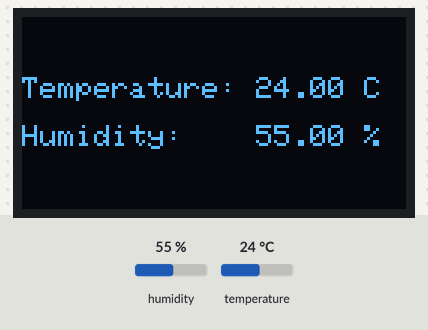
Bench run of a program on a simulated ESP8266 (NodeMCU). Parts: 128×64 one-colour display. Inputs (shaded band) come from the test bench; at power-on: humidity 55 %, temperature 24 °C. What the program prints to the serial monitor is not drawn.

Above: at 1.2 s.
1.3 s: humidity set to 22 %
At 5.4 s:
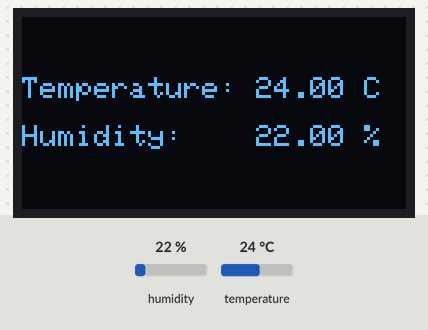
7.3 s: temperature set to 12 °C
At 11.5 s:
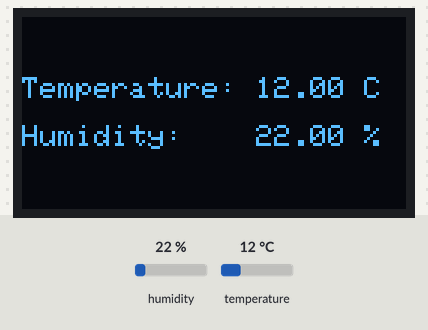
13.3 s: humidity set to 40 %
At 16.4 s:
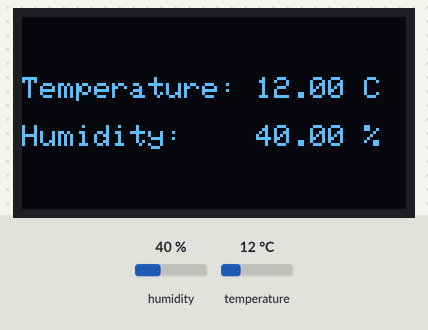
19.3 s: temperature set to 19 °C
Timing chart, 0 to 22.3 s (numbered marks = the images above; inputs shaded):
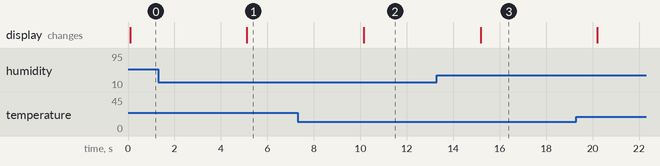

The program:

main.cpp
```cpp
#include <Arduino.h>
#include <Adafruit_Sensor.h>
#include <DHT_U.h>
#include <Adafruit_SSD1306.h>

#define SCREEN_WIDTH 128 // 屏幕宽度
#define SCREEN_HEIGHT 64 // 屏幕高度

#define OLED_MOSI  12   // D1
#define OLED_CLK   14   // D0
#define OLED_DC    0
#define OLED_CS    4
#define OLED_RESET 2

#define DHTTYPE DHT11   // DHT 11 (AM2302)
#define DHTPIN 5        // DHT 引脚

// 温湿度传感器实例
DHT_Unified dht(DHTPIN, DHTTYPE);

// 创建 SSD1306 实例
Adafruit_SSD1306 display(SCREEN_WIDTH, SCREEN_HEIGHT,
                         OLED_MOSI, OLED_CLK, OLED_DC, OLED_RESET, OLED_CS);

uint32_t delayMS = 5000; // 循环时间

float Temperature, Humidity;                            // 当前环境的温湿度

// 初始化串口
void init_UART() {
    Serial.begin(115200);
}

// 初始化 SSD1306
void init_SSD1306() {
    if (!display.begin(SSD1306_SWITCHCAPVCC)) {
        Serial.println("failed");
        for (;;);
    } else {
        Serial.print("ssd1306 is ok");
    }
}

// 初始化温湿度传感器
void init_dht() {
    dht.begin();
    Serial.println(F("DHT11 is ok"));
}

// 打印温湿度传感器信息
void print_info_dht() {

// 打印温度传感器的信息
    sensor_t sensor;
    dht.temperature().getSensor(&sensor);
    Serial.println(F("------------------------------------"));
    Serial.println(F("Temperature Sensor"));
    Serial.print  (F("Sensor Type: ")); Serial.println(sensor.name);
    Serial.print  (F("Driver Ver:  ")); Serial.println(sensor.version);
    Serial.print  (F("Unique ID:   ")); Serial.println(sensor.sensor_id);
    Serial.print  (F("Max Value:   ")); Serial.print(sensor.max_value); Serial.println(F(" C"));
    Serial.print  (F("Min Value:   ")); Serial.print(sensor.min_value); Serial.println(F(" C"));
    Serial.print  (F("Resolution:  ")); Serial.print(sensor.resolution); Serial.println(F(" C"));
    Serial.println(F("------------------------------------"));
// 打印湿度传感器的信息
    dht.humidity().getSensor(&sensor);
    Serial.println(F("Humidity Sensor"));
    Serial.print  (F("Sensor Type: ")); Serial.println(sensor.name);
    Serial.print  (F("Driver Ver:  ")); Serial.println(sensor.version);
    Serial.print  (F("Unique ID:   ")); Serial.println(sensor.sensor_id);
    Serial.print  (F("Max Value:   ")); Serial.print(sensor.max_value); Serial.println(F("%"));
    Serial.print  (F("Min Value:   ")); Serial.print(sensor.min_value); Serial.println(F("%"));
    Serial.print  (F("Resolution:  ")); Serial.print(sensor.resolution); Serial.println(F("%"));
    Serial.println(F("------------------------------------"));

}

void setup() {

// 一些初始化设置
    init_UART();
    init_SSD1306();
    init_dht();
    print_info_dht();
    display.setTextColor(WHITE);
    display.setTextSize(2);
    display.setCursor(0, 20);
    display.clearDisplay();
}

// 得到温湿度值并打印到串口和屏幕
void get_temperature_humidity() {

// 得到温度并输出值
    sensors_event_t event;
    dht.temperature().getEvent(&event);
    if (isnan(event.temperature)) {
        Serial.println(F("Error reading temperature!"));
    } else {
        Temperature = event.temperature;
        Serial.print(F("Temperature:  "));
        Serial.print(Temperature);
        Serial.println(F(" C\n"));
    }

// 得到湿度并输出值
    dht.humidity().getEvent(&event);
    if (isnan(event.relative_humidity)) {
        Serial.println(F("Error reading humidity!"));
    } else {
        Humidity = event.relative_humidity;
        Serial.print(F("Humidity:     "));
        Serial.print(Humidity);
        Serial.println(F("%"));
    }

// ---------------oled 屏幕输出温湿度信息-------------
    display.clearDisplay();
    display.setTextSize(1);
    display.setCursor(0, 20);
    display.print(F("Temperature: "));
    display.print(Temperature);
    display.println(F(" C\n"));
    display.print(F("Humidity:    "));
    display.print(Humidity);
    display.println(F(" %"));
    display.display();
// ---------------------------------------------------
}

void loop() {

// 得到当前环境的温湿度
    get_temperature_humidity();

    delay(delayMS);
}
```

Measured:
- after the input at 1.3 s, the display: changes after 3.8 s (image 1)
- after the input at 7.3 s, the display: changes after 2.9 s (image 2)
- after the input at 13.3 s, the display: changes after 1.9 s (image 3)
